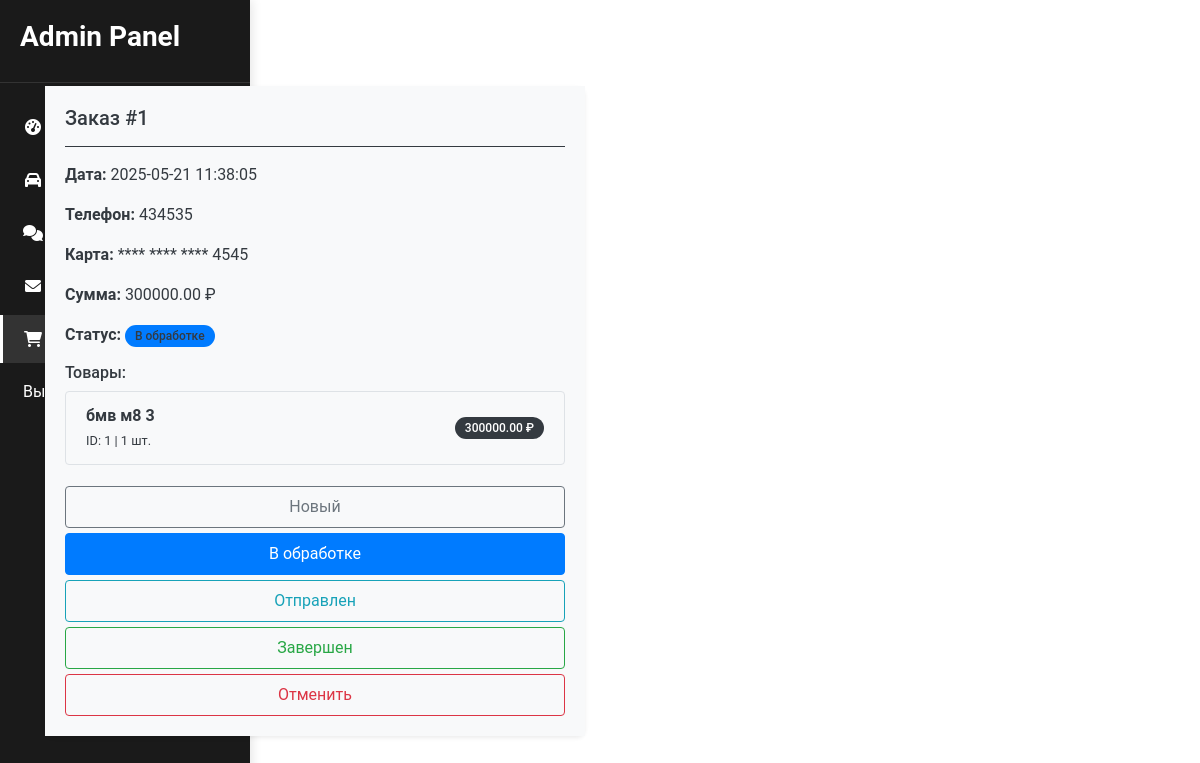
The page /admin/orders (signed in) on the database as committed earlier.
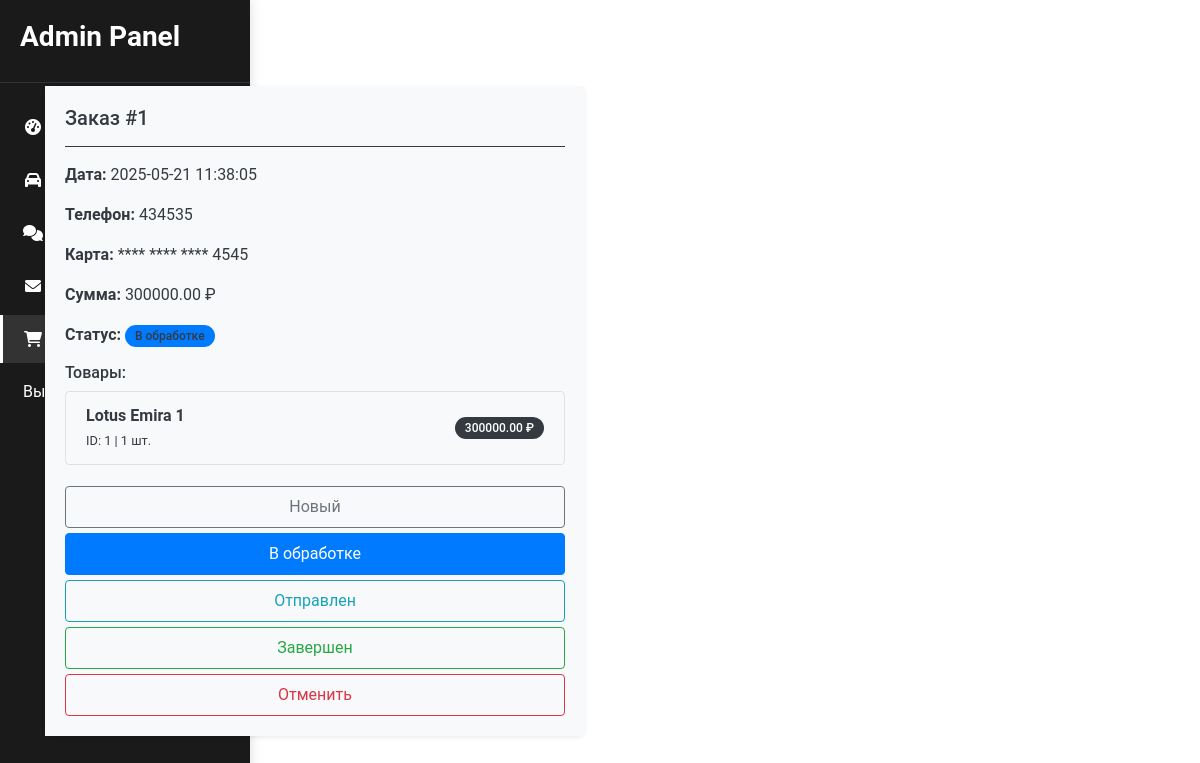
The same page on the database as committed later.
### tables this page shows
CREATE TABLE cars (
            id INTEGER PRIMARY KEY AUTOINCREMENT,
            photo TEXT,
            make TEXT,
            model TEXT,
            generation TEXT,
            price REAL,
            color TEXT,
            used BOOLEAN,
            drive_type TEXT,
            engine_type TEXT,
            transmission TEXT,
            year INTEGER,
            mileage INTEGER,
            horsepower INTEGER,
            torque INTEGER,
            fuel_consumption REAL,
            seats INTEGER,
            doors INTEGER,
            trunk_volume REAL,
            safety_rating REAL,
            model_3d TEXT,
            statuc TEXT
        );

### app.py (the view)
@app.route('/admin/orders')
def admin_orders():
    if not session.get('logged_in'):
        return redirect(url_for('login'))
    try:
        orders_conn = sqlite3.connect('Base/orders.db')
        cars_conn = sqlite3.connect('Base/database.db')
        orders_cursor = orders_conn.cursor()
        cars_cursor = cars_conn.cursor()
        orders_cursor.execute("""
            SELECT order_id, order_date, phone_number,
                   card_number, total_price, status
            FROM orders
            ORDER BY order_date DESC
        """)
        orders = orders_cursor.fetchall()
        orders_with_items = []
        for order in orders:
            order_id = order[0]
            orders_cursor.execute("""
                SELECT item_id, car_id, quantity, price
                FROM order_items
                WHERE order_id = ?
            """, (order_id,))
            items = orders_cursor.fetchall()
            items_with_car_info = []
            for item in items:
                car_id = item[1]
                cars_cursor.execute("""
                    SELECT make, model, generation
                    FROM cars
                    WHERE id = ?
                """, (car_id,))
                car_info = cars_cursor.fetchone()
                if car_info:
                    items_with_car_info.append((
                        item[0],  # item_id
                        item[1],  # car_id
                        item[2],  # quantity
                        item[3],  # price
                        car_info[0],  # make
                        car_info[1],  # model
                        car_info[2]   # generation
                    ))
                else:
                    items_with_car_info.append((
                        item[0], item[1], item[2], item[3],
                        "Неизвестно", "Неизвестно", ""
                    ))
            orders_with_items.append((order, items_with_car_info))
        return render_template('admin_orders.html', orders=orders_with_items)
    except Exception as e:
        print(f"Error accessing database: {e}")
        return "Error accessing database", 500
    finally:
        if 'orders_conn' in locals():
            orders_conn.close()
        if 'cars_conn' in locals():
            cars_conn.close()

### templates/admin_orders.html (shortened to what the changed rows need)
{% extends "admin_pattern.html" %}
{% block content %}
<div class="container mt-4">
    <h2 class="text-dark mb-4">Заказы</h2>
    <div class="row">
        {% for order, items in orders %}
        <div class="col-md-6 mb-4">
            <div class="card border-dark shadow-sm">
                <div class="card-body bg-light">
                    <h5 class="card-title text-dark">Заказ #{{ order[0] }}</h5>
                    <hr class="border-dark">
                    <div class="card-text text-dark mb-3">
                        <p><strong>Дата:</strong> {{ order[1] }}</p>
                        <p><strong>Телефон:</strong> {{ order[2] }}</p>
                        <p><strong>Карта:</strong> **** **** **** {{ order[3][-4:] }}</p>
                        <p><strong>Сумма:</strong> {{ "%.2f"|format(order[4]) }} ₽</p>
                        <p>
                            <strong>Статус:</strong>
                            <span class="badge rounded-pill
                                {% if order[5] == 'new' %}bg-secondary
                                {% elif order[5] == 'processing' %}bg-primary
                                {% elif order[5] == 'shipped' %}bg-info
                                {% elif order[5] == 'completed' %}bg-success
                                {% elif order[5] == 'cancelled' %}bg-danger
                                {% else %}bg-dark{% endif %}">
                                {% if order[5] == 'new' %}Новый
                                {% elif order[5] == 'processing' %}В обработке
                                {% elif order[5] == 'shipped' %}Отправлен
                                {% elif order[5] == 'completed' %}Завершен
                                {% elif order[5] == 'cancelled' %}Отменен
                                {% else %}{{ order[5] }}{% endif %}
                            </span>
                        </p>
                        <div class="mt-3">
                            <h6>Товары:</h6>
                            <ul class="list-group">
                                {% for item in items %}
                                <li class="list-group-item d-flex justify-content-between align-items-center">
                                    <div>
                                        <strong>{{ item[4] }} {{ item[5] }} {{ item[6] }}</strong><br>
                                        <small>ID: {{ item[1] }} | {{ item[2] }} шт.</small>
                                    </div>
                                    <span class="badge bg-dark rounded-pill" style="color: white;">{{ "%.2f"|format(item[3]) }} ₽</span>
                                </li>
                                {% endfor %}
                            </ul>
                        </div>
                    </div>
                    <form method="POST" action="/update_order_status" class="d-flex flex-column gap-2">
                        <button type="submit" name="new_status" value="new"
                                class="btn {% if order[5] == 'new' %}btn-secondary{% else %}btn-outline-secondary{% endif %} rounded text-start">
                            Новый
                        </button>
                        <button type="submit" name="new_status" value="processing"
                                class="btn {% if order[5] == 'processing' %}btn-primary{% else %}btn-outline-primary{% endif %} rounded text-start">
                            В обработке
                        </button>
                        <button type="submit" name="new_status" value="shipped"
                                class="btn {% if order[5] == 'shipped' %}btn-info{% else %}btn-outline-info{% endif %} rounded text-start">
                            Отправлен
                        </button>
                        <button type="submit" name="new_status" value="completed"
                                class="btn {% if order[5] == 'completed' %}btn-success{% else %}btn-outline-success{% endif %} rounded text-start">
                            Завершен
                        </button>
                        <button type="submit" name="new_status" value="cancelled"
                                class="btn {% if order[5] == 'cancelled' %}btn-danger{% else %}btn-outline-danger{% endif %} rounded text-start">
                            Отменить
                        </button>
                    </form>
                </div>
            </div>
        </div>
        {% endfor %}
    </div>
</div>
{% endblock %}

Rows that differ between the two databases and show on the page:
changed cars: make "бмв" → "Lotus"; model "м8" → "Emira"; generation "3" → "1"
